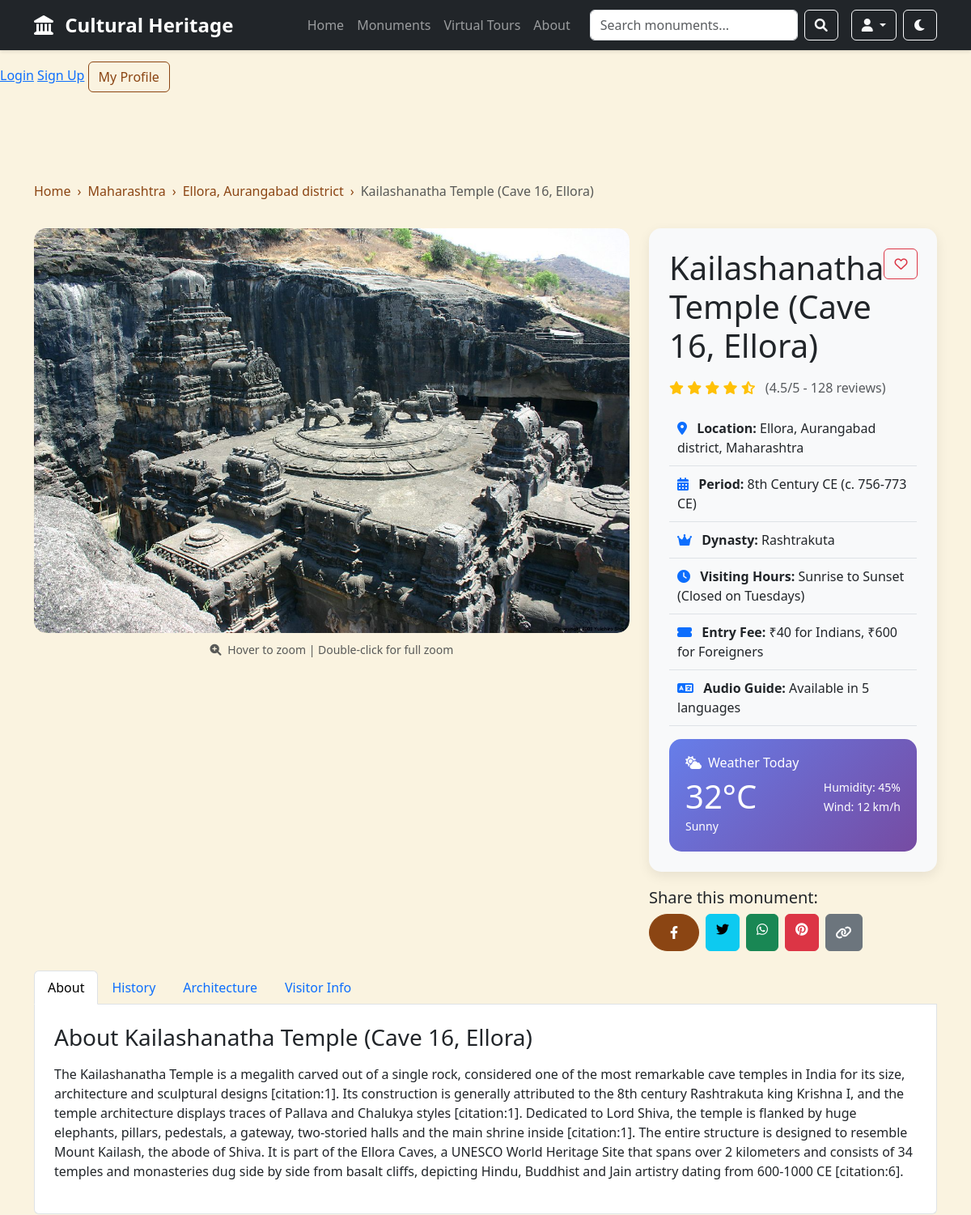
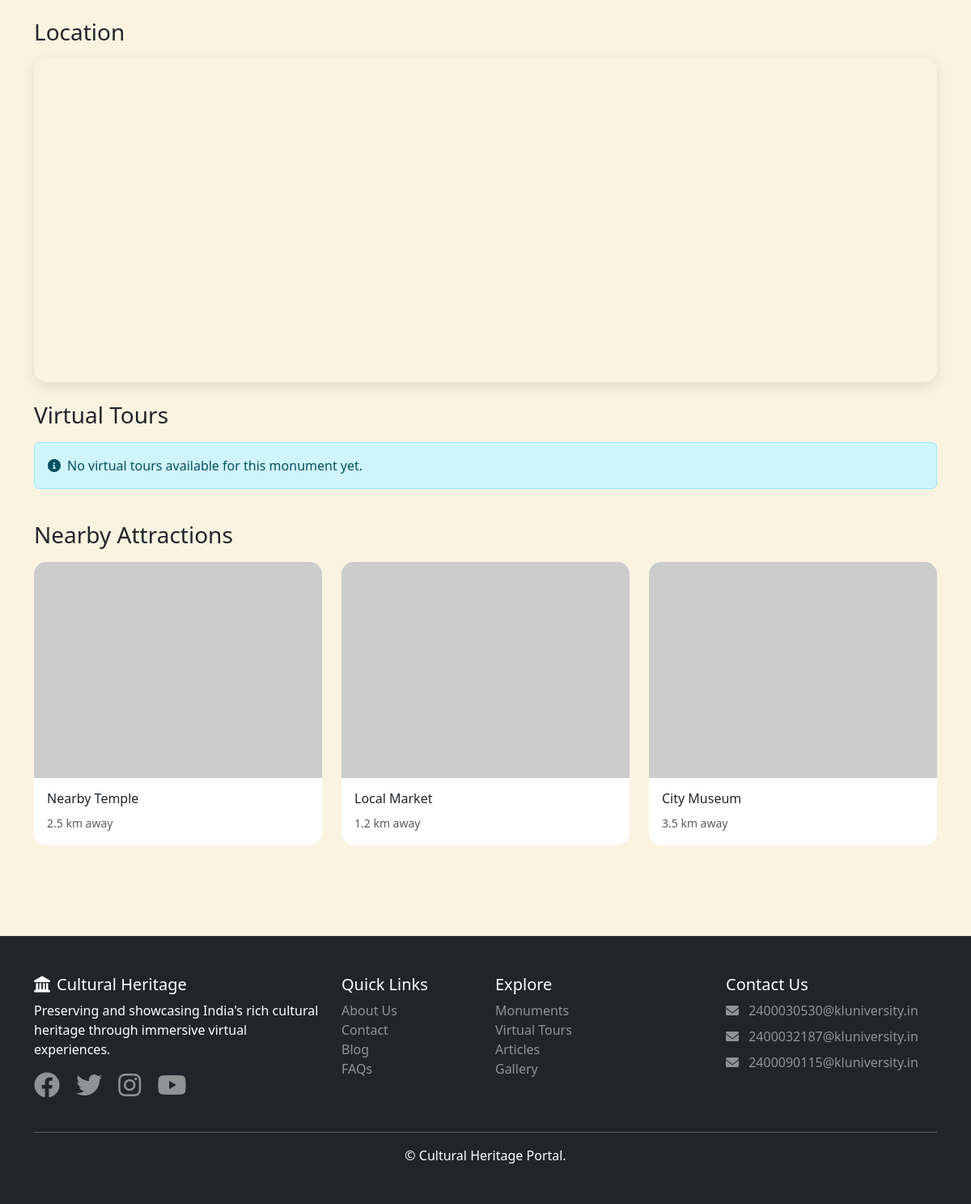
The app's page /monument/kailashanatha-temple-cave-16-ellora/ with its own data (2 pictures, top to bottom).
### tours/models.py (models this page shows, shortened)
class Monument(models.Model):
    name = models.CharField(max_length=200)
    slug = models.SlugField(unique=True)
    description = models.TextField()
    short_description = models.CharField(max_length=300)
    location = models.CharField(max_length=200)
    state = models.CharField(max_length=100)
    latitude = models.FloatField(default=0.0)
    longitude = models.FloatField(default=0.0)
    period = models.CharField(max_length=100)
    dynasty = models.CharField(max_length=100)
    visiting_hours = models.CharField(max_length=200, default="10:00 AM - 6:00 PM")
    entry_fee = models.CharField(max_length=200, blank=True, default="Free")
    main_image = models.ImageField(upload_to='monuments/main/', null=True, blank=True)
    created_at = models.DateTimeField(auto_now_add=True)
    updated_at = models.DateTimeField(auto_now=True)
    class Meta:
        ordering = ['name']

### tours/views.py (the view)
# urls.py: path('monument/<slug:slug>/', views.MonumentDetailView.as_view(), name='monument_detail'),
class MonumentDetailView(DetailView):
    model = Monument
    template_name = 'tours/monument_detail.html'
    context_object_name = 'monument'
    def get_context_data(self, **kwargs):
        context = super().get_context_data(**kwargs)
        context['tours'] = VirtualTour.objects.filter(
            monument=self.object,
            is_published=True
        )
        return context

### templates/tours/monument_detail.html (shortened to what this page needs)
{% extends 'base.html' %}
{% load static %}
{% block content %}
<div class="container py-4">
    <nav aria-label="breadcrumb" class="mb-4">
        <ol class="breadcrumb">
            <li class="breadcrumb-item"><a href="{% url 'tours:home' %}" class="text-decoration-none">Home</a></li>
            <li class="breadcrumb-item"><a href="{% url 'tours:search' %}?q={{ monument.state }}" class="text-decoration-none">{{ monument.state }}</a></li>
            <li class="breadcrumb-item"><a href="{% url 'tours:search' %}?q={{ monument.location }}" class="text-decoration-none">{{ monument.location }}</a></li>
            <li class="breadcrumb-item active" aria-current="page">{{ monument.name }}</li>
        </ol>
    </nav>
    <div class="row mb-4">
        <div class="col-lg-8">
            <div class="zoom-container" style="position: relative; overflow: hidden; border-radius: 15px; height: 500px;">
                {% if monument.main_image and monument.main_image.url %}
                <img src="{{ monument.main_image.url }}" class="main-image zoom-image" alt="{{ monument.name }}" id="mainImage" style="width: 100%; height: 100%; object-fit: cover;">
                {% else %}
                <img src="https://via.placeholder.com/1200x800?text={{ monument.name }}" class="main-image" alt="{{ monument.name }}" style="width: 100%; height: 100%; object-fit: cover;">
                {% endif %}
            </div>
            <div class="text-center mt-2">
                <small class="text-muted"><i class="fas fa-search-plus me-1"></i> Hover to zoom | Double-click for full zoom</small>
            </div>
        </div>
        <div class="col-lg-4">
            <div class="info-card" data-aos="fade-left">
                <div class="d-flex justify-content-between align-items-start mb-3">
                    <h1 class="mb-0">{{ monument.name }}</h1>
                    <button class="btn btn-outline-danger" onclick="toggleFavorite({{ monument.id }})">
                        <i class="far fa-heart" id="fav-icon-{{ monument.id }}"></i>
                    </button>
                </div>
                <div class="rating mb-3">
                    <i class="fas fa-star"></i>
                    <i class="fas fa-star"></i>
                    <i class="fas fa-star"></i>
                    <i class="fas fa-star"></i>
                    <i class="fas fa-star-half-alt"></i>
                    <span class="text-muted ms-2">(4.5/5 - 128 reviews)</span>
                </div>
                <div class="info-item">
                    <i class="fas fa-map-marker-alt text-primary me-2"></i>
                    <strong>Location:</strong> {{ monument.location }}, {{ monument.state }}
                </div>
                <div class="info-item">
                    <i class="fas fa-calendar-alt text-primary me-2"></i>
                    <strong>Period:</strong> {{ monument.period }}
                </div>
                <div class="info-item">
                    <i class="fas fa-crown text-primary me-2"></i>
                    <strong>Dynasty:</strong> {{ monument.dynasty }}
                </div>
                <div class="info-item">
                    <i class="fas fa-clock text-primary me-2"></i>
                    <strong>Visiting Hours:</strong> {{ monument.visiting_hours }}
                </div>
                <div class="info-item">
                    <i class="fas fa-ticket-alt text-primary me-2"></i>
                    <strong>Entry Fee:</strong> {{ monument.entry_fee|default:"Free" }}
                </div>
                <div class="info-item">
                    <i class="fas fa-language text-primary me-2"></i>
                    <strong>Audio Guide:</strong> Available in 5 languages
                </div>
                <div class="weather-widget mt-3">
                    <h6><i class="fas fa-cloud-sun me-2"></i>Weather Today</h6>
                    <div class="d-flex justify-content-between">
                        <div>
                            <span class="display-6">32°C</span>
                            <br>
                            <small>Sunny</small>
                        </div>
                        <div class="text-end">
                            <small>Humidity: 45%</small>
                            <br>
                            <small>Wind: 12 km/h</small>
                        </div>
                    </div>
                </div>
            </div>
            <div class="share-buttons mt-3">
                <h5>Share this monument:</h5>
                <div class="d-flex gap-2">
                    <a href="https://www.facebook.com/sharer/sharer.php?u={{ request.build_absolute_uri }}" target="_blank" class="btn btn-primary">
                        <i class="fab fa-facebook-f"></i>
                    </a>
                    <a href="https://twitter.com/intent/tweet?url={{ request.build_absolute_uri }}&text={{ monument.name }}" target="_blank" class="btn btn-info">
                        <i class="fab fa-twitter"></i>
                    </a>
                    <a href="https://wa.me/?text={{ monument.name }} - {{ request.build_absolute_uri }}" target="_blank" class="btn btn-success">
                        <i class="fab fa-whatsapp"></i>
                    </a>
                    {% if monument.main_image and monument.main_image.url %}
                    <a href="https://pinterest.com/pin/create/button/?url={{ request.build_absolute_uri }}&media={{ monument.main_image.url }}&description={{ monument.name }}" target="_blank" class="btn btn-danger">
                        <i class="fab fa-pinterest"></i>
                    </a>
                    {% else %}
                    <button class="btn btn-danger" disabled title="No image to share">
                        <i class="fab fa-pinterest"></i>
                    </button>
                    {% endif %}
                    <button class="btn btn-secondary" onclick="copyToClipboard('{{ request.build_absolute_uri }}')">
                        <i class="fas fa-link"></i>
                    </button>
                </div>
            </div>
        </div>
    </div>
    <div class="row mb-4">
        <div class="col-12">
            <ul class="nav nav-tabs" id="monumentTabs" role="tablist">
                <li class="nav-item" role="presentation">
                    <button class="nav-link active" id="about-tab" data-bs-toggle="tab" data-bs-target="#about" type="button" role="tab">About</button>
                </li>
                <li class="nav-item" role="presentation">
                    <button class="nav-link" id="history-tab" data-bs-toggle="tab" data-bs-target="#history" type="button" role="tab">History</button>
                </li>
                <li class="nav-item" role="presentation">
                    <button class="nav-link" id="architecture-tab" data-bs-toggle="tab" data-bs-target="#architecture" type="button" role="tab">Architecture</button>
                </li>
                <li class="nav-item" role="presentation">
                    <button class="nav-link" id="visitor-info-tab" data-bs-toggle="tab" data-bs-target="#visitor-info" type="button" role="tab">Visitor Info</button>
                </li>
            </ul>
            <div class="tab-content p-4 border border-top-0 rounded-bottom" style="background: white;">
                <div class="tab-pane fade show active" id="about" role="tabpanel">
                    <h3>About {{ monument.name }}</h3>
                    <p class="lead">{{ monument.description|linebreaks }}</p>
                </div>
            </div>
        </div>
    </div>
    <div class="row mb-4">
        <div class="col-12">
            <h3 class="mb-3">Location</h3>
            <div id="map" style="height: 400px; width: 100%;"></div>
        </div>
    </div>
    <div class="row mb-4">
        <div class="col-12">
            <h3 class="mb-3">Virtual Tours</h3>
            <div class="row">
                {% for tour in tours %}
                <div class="col-md-4 mb-4">
                    <div class="card h-100" data-aos="fade-up" data-aos-delay="{{ forloop.counter|add:'100' }}">
                        <div class="card-body">
                            <h5 class="card-title">{{ tour.title }}</h5>
                            <p class="card-text">{{ tour.description|truncatewords:15 }}</p>
                            <div class="mb-3">
                                <span class="badge bg-primary">{{ tour.get_tour_type_display }}</span>
                                <span class="badge bg-secondary ms-2"><i class="fas fa-clock me-1"></i>{{ tour.duration_minutes }} min</span>
                            </div>
                            <a href="{% url 'tours:virtual_tour' tour.id %}" class="btn btn-primary w-100">
                                <i class="fas fa-play me-2"></i>Start Tour
                            </a>
                        </div>
                    </div>
                </div>
                {% empty %}
                <div class="col-12">
                    <div class="alert alert-info">
                        <i class="fas fa-info-circle me-2"></i>No virtual tours available for this monument yet.
                    </div>
                </div>
                {% endfor %}
            </div>
        </div>
    </div>
    <div class="row mb-4">
        <div class="col-12">
            <h3 class="mb-3">Nearby Attractions</h3>
            <div class="row">
                <div class="col-md-4 mb-3">
                    <div class="card">
                        <img src="https://via.placeholder.com/400x300?text=Nearby+Attraction" class="card-img-top" alt="Nearby">
                        <div class="card-body">
                            <h6>Nearby Temple</h6>
                            <small class="text-muted">2.5 km away</small>
                        </div>
                    </div>
                </div>
                <div class="col-md-4 mb-3">
                    <div class="card">
                        <img src="https://via.placeholder.com/400x300?text=Local+Market" class="card-img-top" alt="Market">
                        <div class="card-body">
                            <h6>Local Market</h6>
                            <small class="text-muted">1.2 km away</small>
                        </div>
                    </div>
                </div>
                <div class="col-md-4 mb-3">
                    <div class="card">
                        <img src="https://via.placeholder.com/400x300?text=Museum" class="card-img-top" alt="Museum">
                        <div class="card-body">
                            <h6>City Museum</h6>
                            <small class="text-muted">3.5 km away</small>
                        </div>
                    </div>
                </div>
            </div>
        </div>
    </div>
</div>
{% endblock %}

### static/css/style.css (style rules this page uses)
:root { --primary-color: #8B4513; --secondary-color: #DAA520; --dark-color: #2C1810; --light-color: #F5E6D3; }
* { margin: 0; padding: 0; box-sizing: border-box; }
body { font-family: 'Segoe UI', Tahoma, Geneva, Verdana, sans-serif; background-color: #FAF3E0; padding-top: 76px; }
.btn-primary { background-color: var(--primary-color); border-color: var(--primary-color); padding: 10px 25px; border-radius: 25px; transition: all 0.3s; }
.info-card { background: white; border-radius: 15px; box-shadow: 0 5px 15px rgba(0,0,0,0.08); transition: all 0.3s; }
.breadcrumb { background: transparent; padding: 10px 0; }
.breadcrumb-item a { color: var(--primary-color); text-decoration: none; }
.card { border: none; border-radius: 15px; overflow: hidden; transition: all 0.3s; }

### templates/base.html (style rules this page uses)
.zoom-container { position: relative; overflow: hidden; cursor: zoom-in; }
.zoom-image { transition: transform 0.5s ease; width: 100%; height: 100%; object-fit: cover; }
.breadcrumb { background: transparent; padding: 10px 0; }
.breadcrumb-item + .breadcrumb-item::before { content: "›"; color: #8B4513; }

### templates/tours/monument_detail.html (style rules this page uses)
.main-image { height: 500px; object-fit: cover; width: 100%; border-radius: 15px; box-shadow: 0 10px 30px rgba(0,0,0,0.2); }
.info-card { background: #f8f9fa; border-radius: 15px; padding: 25px; margin-bottom: 20px; box-shadow: 0 5px 15px rgba(0,0,0,0.08); }
.info-item { padding: 10px; border-bottom: 1px solid #dee2e6; }
.share-buttons .btn { transition: all 0.3s; }
#map { border-radius: 15px; overflow: hidden; box-shadow: 0 5px 15px rgba(0,0,0,0.1); }
.rating { color: #ffc107; }
.weather-widget { background: linear-gradient(135deg, #667eea 0%, #764ba2 100%); color: white; padding: 20px; border-radius: 15px; }

### records on screen
Monument: state "Maharashtra", location "Ellora, Aurangabad district", name "Kailashanatha Temple (Cave 16, Ellora)", main_image (picture), period "8th Century CE (c. 756-773 CE)", dynasty "Rashtrakuta", visiting_hours "Sunrise to Sunset (Closed on Tuesdays)", entry_fee "₹40 for Indians, ₹600 for Foreigners", description "The Kailashanatha Temple is a megalith carved out of a single rock, considered one of the most remarkable cave temples in India for its size, architecture and sculptural designs [citation:1]. Its construction is generally attributed to the 8th century Rashtrakuta king Krishna I, and the temple architecture displays traces of Pallava and Chalukya styles [citation:1]. Dedicated to Lord Shiva, the temple is flanked by huge elephants, pillars, pedestals, a gateway, two-storied halls and the main shrine inside [citation:1]. The entire structure is designed to resemble Mount Kailash, the abode of Shiva. It is part of the Ellora Caves, a UNESCO World Heritage Site that spans over 2 kilometers and…"
